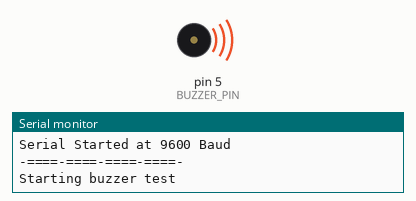
Recording of a sketch running on a simulated Arduino Uno, built with avr-gcc and run on an emulated ATmega328P. On the bench: buzzer (waves = sounding), the last lines printed to the serial monitor.

Above: at 0.1 s.
At 2.4 s:
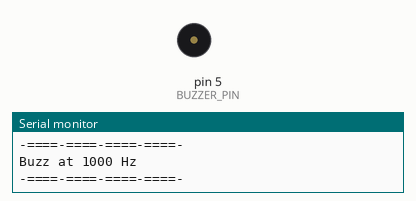
Timing chart, 0 to 3.9 s (numbered marks = the images above):
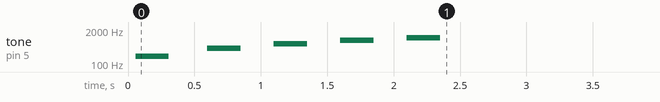

The sketch:

BUZZER_TEST.ino
```cpp
// Must match baud on the serial monitor
#define BAUD_RATE 9600
// Connect through a 100 Ohm resistor
#define BUZZER_PIN 5

void setup(){
	setupSerial();
	setupBuzzer();
	testBuzzer();
}

void loop() {
}

void setupSerial() {
	Serial.begin(BAUD_RATE);
	Serial.println("-====-====-====-====-");
	Serial.print("Serial Started at ");
	Serial.print(BAUD_RATE);
	Serial.println(" Baud");
	Serial.println("-====-====-====-====-");
}

void setupBuzzer(){
	pinMode(BUZZER_PIN, OUTPUT);
}

void testBuzzer() {
	Serial.println("Starting buzzer test");
	Serial.println("-====-====-====-====-");
	for (int i = 1; i <= 5; i++) {
		int freq = 200 * i;
		tone(BUZZER_PIN, freq, 250); // 200 * i Hz tone for 250 ms
		Serial.print("Buzz at ");
		Serial.print(freq);
		Serial.println(" Hz");
		Serial.println("-====-====-====-====-");
		delay(500);
	}
	Serial.println("Finished buzzer test");
	Serial.println("-====-====-====-====-");
}
```
